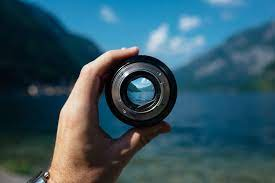
#> input picture Lab-IX/img.png, 275 x 183 px
$ jupyter execute 1.ipynb
#> lines starting #> are read from the running program, lines starting #| are printed output that depends on the picture
[cell 1]
import numpy as np
import matplotlib.pyplot as plt
import cv2 as cv
import skimage.io as io
import skimage.color as cl
img=io.imread("img.png")
#> img is the input picture: shape (183, 275, 3); mean R, G, B 51.6, 85.9, 99.2
img_gr=cl.rgb2gray(img)
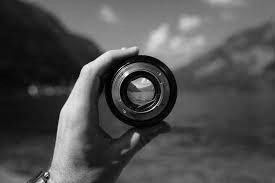
#> img_gr: shape (183, 275) float64; min 0, max 0.997, mean 0.312
img_fft=np.fft.fftshift(np.fft.fft2(img_gr))
imgfft=np.fft.fftshift(np.fft.fft2(img_gr))
x,y=img_fft.shape
#> x = 183; y = 275
print(x,y)
#| 183 275
m,n=int(x/2),int(y/2)
#> m = 91; n = 137
img_fft[m-1:m+1,n-1:n+1]=imgfft[0:m-6,0:y]=imgfft[m+5:x-1,0:y-1]=imgfft[m-5:m+5,0:n-6]=imgfft[m-5:m+5,n+6:y-1]=0
img_recons=abs(np.fft.ifft2(img_fft))
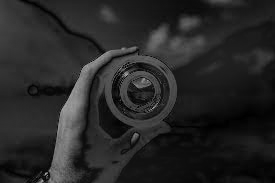
#> img_recons: shape (183, 275) float64; min 0.0009, max 0.666, mean 0.152
img_recons1=abs(np.fft.ifft2(imgfft))
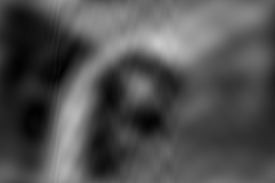
#> img_recons1: shape (183, 275) float64; min 0.0048, max 0.793, mean 0.314
t=["Orginal Image","Grayscaled Image","Magnituded Spectrum 1","Magnituded Spectrum 2","Reconstructed Image 1","Reconstructed Image 2"]
im=[img,img_gr,np.log(abs(img_fft)),np.log(abs(imgfft)),img_recons,img_recons1]
for i in range(1):
    plt.subplot(2,3,i+1)
    plt.title(t[i])
    plt.imshow(im[i])
    plt.axis('off')
for i in range(1,6):
    plt.subplot(2,3,i+1)
    plt.title(t[i])
    plt.imshow(im[i],cmap="gray")
    plt.axis('off')
plt.show()
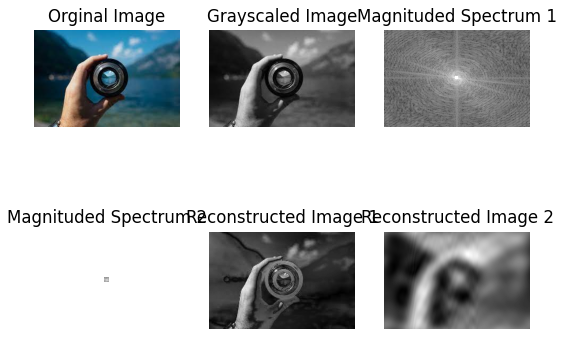
#> figure drawn by matplotlib, 6 panels

[cell 2]
import numpy as np
import matplotlib.pyplot as plt
import cv2 as cv
import skimage.io as io
import skimage.color as cl
img=io.imread("img.png")
img_gr=cl.rgb2gray(img)
img_fft=np.fft.fftshift(np.fft.fft2(img_gr))
imgfft=np.fft.fftshift(np.fft.fft2(img_gr))
x,y=img_fft.shape
print(x,y)
#| 183 275
m,n=int(x/2),int(y/2)
img_fft[m-1:m+1,n-1:n+1]=imgfft[0:m-11,0:y]=imgfft[m+10:x-1,0:y-1]=imgfft[m-10:m+10,0:n-11]=imgfft[m-10:m+10,n+11:y-1]=0
img_recons=abs(np.fft.ifft2(img_fft))
img_recons1=abs(np.fft.ifft2(imgfft))
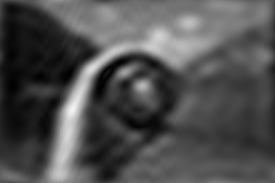
#> img_recons1: shape (183, 275) float64; min 0.000374, max 0.957, mean 0.313
t=["Orginal Image","Grayscaled Image","Magnituded Spectrum 1","Magnituded Spectrum 2","Reconstructed Image 1","Reconstructed Image 2"]
im=[img,img_gr,np.log(abs(img_fft)),np.log(abs(imgfft)),img_recons,img_recons1]
for i in range(1):
    plt.subplot(2,3,i+1)
    plt.title(t[i])
    plt.imshow(im[i])
    plt.axis('off')
for i in range(1,6):
    plt.subplot(2,3,i+1)
    plt.title(t[i])
    plt.imshow(im[i],cmap="gray")
    plt.axis('off')
plt.show()
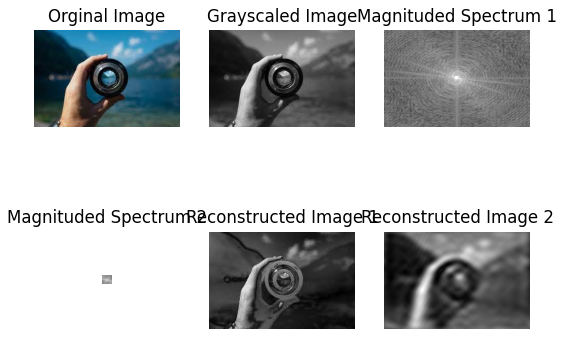
#> figure drawn by matplotlib, 6 panels

[cell 3]
import numpy as np
import matplotlib.pyplot as plt
import cv2 as cv
import skimage.io as io
import skimage.color as cl
img=io.imread("img.png")
img_gr=cl.rgb2gray(img)
img_fft=np.fft.fftshift(np.fft.fft2(img_gr))
imgfft=np.fft.fftshift(np.fft.fft2(img_gr))
x,y=img_fft.shape
print(x,y)
#| 183 275
m,n=int(x/2),int(y/2)
img_fft[m-1:m+1,n-1:n+1]=imgfft[0:m-21,0:y]=imgfft[m+20:x-1,0:y-1]=imgfft[m-20:m+20,0:n-21]=imgfft[m-20:m+20,n+21:y-1]=0
img_recons=abs(np.fft.ifft2(img_fft))
img_recons1=abs(np.fft.ifft2(imgfft))
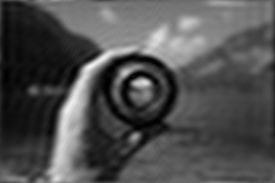
#> img_recons1: shape (183, 275) float64; min 0.000795, max 0.956, mean 0.312
t=["Orginal Image","Grayscaled Image","Magnituded Spectrum 1","Magnituded Spectrum 2","Reconstructed Image 1","Reconstructed Image 2"]
im=[img,img_gr,np.log(abs(img_fft)),np.log(abs(imgfft)),img_recons,img_recons1]
for i in range(1):
    plt.subplot(2,3,i+1)
    plt.title(t[i])
    plt.imshow(im[i])
    plt.axis('off')
for i in range(1,6):
    plt.subplot(2,3,i+1)
    plt.title(t[i])
    plt.imshow(im[i],cmap="gray")
    plt.axis('off')
plt.show()
